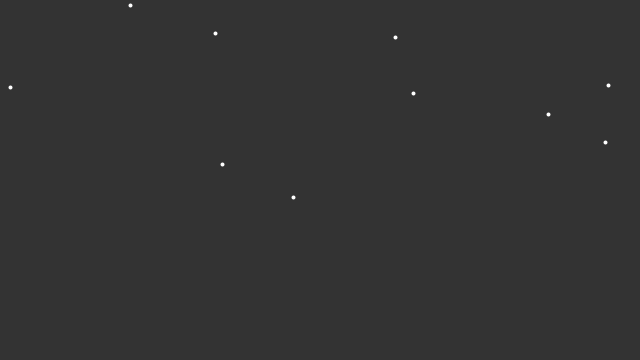
Frame 1 (no input)
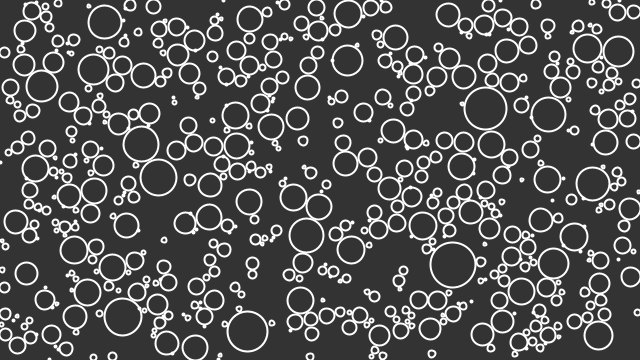
Frame 60 (the mouse pressed at the canvas centre just before this capture)
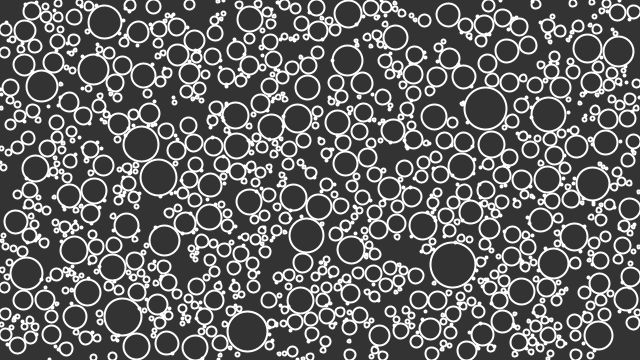
Frame 120 (the mouse held since frame 60 and released just before this capture)

The Processing sketch that drew these frames (run headless with seeded random() and noise(); from frame 60 on, the mouse is pressed at the canvas centre):

// Processing sketch: Circle_Packing_sketch
// ── Circle_Packing_sketch.pde
Circle c;

ArrayList<Circle> circles;

void setup() {
  size(640, 360);
  circles = new ArrayList<Circle>();
  
}

void draw() {
  background(51);
  
  int total = 10;
  int count = 0;
  int attempts = 0;
  
  while(count < 10) {
    Circle circle = newCircle();
    if (circle != null) {
      circles.add(circle);
      count++;
    } else {
      attempts++;
    }
    if(attempts > 1000) {
      noLoop();
      print("FINISHED");
      break;
    }
  }
  


  for(Circle c : circles) {
    if(c.growing){
      if(c.edges()) {
        c.growing = false;
      } else {
        for( Circle other : circles) {
          if(c != other) {
            float d = dist(c.x, c.y, other.x, other.y);
            if( d - 2 < c.r + other.r){
              c.growing = false;
              break;
             }
          }
        }
      }
    }
    c.show();
    c.grow();
  }
  
}

Circle newCircle() {
  float x = random(width);
  float y = random(height);
  
  boolean valid = true;
  for(Circle c : circles) {
     float d = dist(x, y, c.x, c.y);
     if(d < c.r) {
       valid = false;
       break;
     }
  }
  
  if(valid) {
    Circle circle = new Circle(x, y);
    return circle;
  }
  else return null;
  
}

// ── Circle.pde
class Circle {
  float x, y;
  float r = 1;
  
  boolean growing = true;
  
  Circle(float x_, float y_) {
    x = x_;
    y = y_; 
  }
  
  void grow() {
    if(growing)
      r = r + .5;
  }
  
  boolean edges() {
    return (x + r > width || x - r < 0 || y + r > height || y - r < 0);
  }
  
  void show() {
    stroke(255);
    strokeWeight(2);
    noFill();
    ellipse(x, y, r*2, r*2);
  }
  
  
  
}
